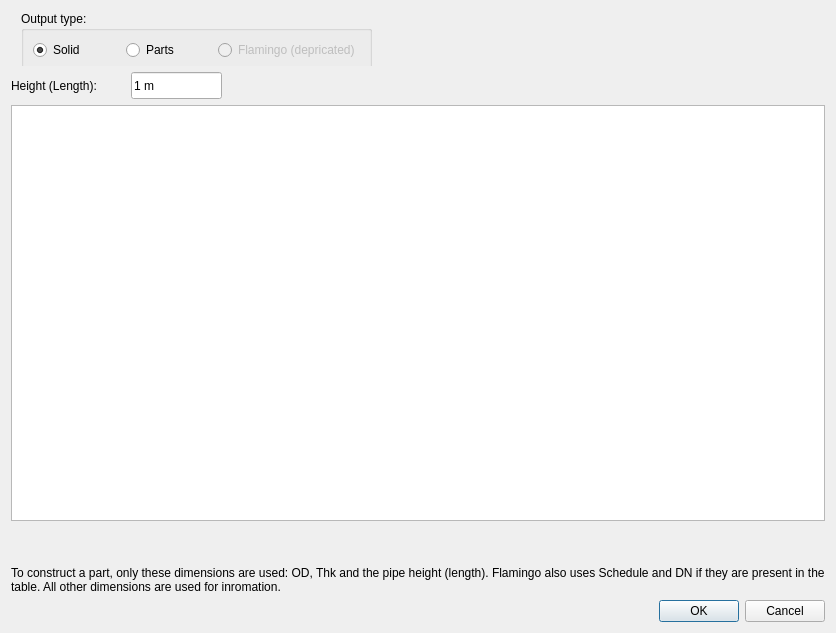
<?xml version="1.0" encoding="UTF-8"?>
<ui version="4.0">
 <class>Dialog</class>
 <widget class="QDialog" name="Dialog">
  <property name="geometry">
   <rect>
    <x>0</x>
    <y>0</y>
    <width>836</width>
    <height>633</height>
   </rect>
  </property>
  <property name="windowTitle">
   <string>Create pipe</string>
  </property>
  <layout class="QVBoxLayout" name="verticalLayout">
   <item>
    <widget class="QWidget" name="horizontalWidget" native="true">
     <property name="minimumSize">
      <size>
       <width>0</width>
       <height>55</height>
      </size>
     </property>
     <property name="layoutDirection">
      <enum>Qt::LeftToRight</enum>
     </property>
     <widget class="QGroupBox" name="groupBox">
      <property name="geometry">
       <rect>
        <x>10</x>
        <y>0</y>
        <width>351</width>
        <height>61</height>
       </rect>
      </property>
      <property name="title">
       <string>Output type:</string>
      </property>
      <layout class="QHBoxLayout" name="horizontalLayout">
       <item>
        <widget class="QRadioButton" name="radioButtonSolid">
         <property name="enabled">
          <bool>true</bool>
         </property>
         <property name="text">
          <string>Solid</string>
         </property>
         <property name="checked">
          <bool>true</bool>
         </property>
        </widget>
       </item>
       <item>
        <widget class="QRadioButton" name="radioButtonParts">
         <property name="text">
          <string>Parts</string>
         </property>
        </widget>
       </item>
       <item>
        <widget class="QRadioButton" name="radioButtonFlamingo">
         <property name="enabled">
          <bool>false</bool>
         </property>
         <property name="text">
          <string>Flamingo (depricated)</string>
         </property>
         <property name="checked">
          <bool>false</bool>
         </property>
        </widget>
       </item>
      </layout>
     </widget>
    </widget>
   </item>
   <item>
    <widget class="QWidget" name="widgetHeight" native="true">
     <property name="minimumSize">
      <size>
       <width>0</width>
       <height>27</height>
      </size>
     </property>
     <widget class="QLabel" name="labelHeight">
      <property name="geometry">
       <rect>
        <x>0</x>
        <y>0</y>
        <width>121</width>
        <height>27</height>
       </rect>
      </property>
      <property name="sizePolicy">
       <sizepolicy hsizetype="Minimum" vsizetype="Minimum">
        <horstretch>0</horstretch>
        <verstretch>0</verstretch>
       </sizepolicy>
      </property>
      <property name="minimumSize">
       <size>
        <width>0</width>
        <height>27</height>
       </size>
      </property>
      <property name="maximumSize">
       <size>
        <width>200</width>
        <height>16777215</height>
       </size>
      </property>
      <property name="text">
       <string>Height (Length):</string>
      </property>
     </widget>
     <widget class="QLineEdit" name="lineEditLength">
      <property name="geometry">
       <rect>
        <x>120</x>
        <y>0</y>
        <width>91</width>
        <height>27</height>
       </rect>
      </property>
      <property name="text">
       <string>1 m</string>
      </property>
     </widget>
    </widget>
   </item>
   <item>
    <layout class="QVBoxLayout" name="verticalLayoutWithTable">
     <property name="bottomMargin">
      <number>19</number>
     </property>
     <item>
      <widget class="QTableView" name="tableViewParts">
       <property name="selectionMode">
        <enum>QAbstractItemView::SingleSelection</enum>
       </property>
       <property name="selectionBehavior">
        <enum>QAbstractItemView::SelectRows</enum>
       </property>
      </widget>
     </item>
     <item>
      <widget class="QLabel" name="labelImage">
       <property name="text">
        <string/>
       </property>
       <property name="pixmap">
        <pixmap>../Resources/images/pipe-dimensions.png</pixmap>
       </property>
       <property name="alignment">
        <set>Qt::AlignCenter</set>
       </property>
      </widget>
     </item>
    </layout>
   </item>
   <item>
    <widget class="QLabel" name="labelExplanation">
     <property name="text">
      <string>&lt;html&gt;&lt;head/&gt;&lt;body&gt;&lt;p&gt;To construct a part, only these dimensions are used: OD, Thk and the pipe height (length). Flamingo also uses Schedule and DN if they are present in the table. All other dimensions are used for inromation.&lt;/p&gt;&lt;/body&gt;&lt;/html&gt;</string>
     </property>
     <property name="textFormat">
      <enum>Qt::AutoText</enum>
     </property>
     <property name="wordWrap">
      <bool>true</bool>
     </property>
    </widget>
   </item>
   <item>
    <widget class="QDialogButtonBox" name="buttonBox">
     <property name="orientation">
      <enum>Qt::Horizontal</enum>
     </property>
     <property name="standardButtons">
      <set>QDialogButtonBox::Cancel|QDialogButtonBox::Ok</set>
     </property>
    </widget>
   </item>
  </layout>
 </widget>
 <tabstops>
  <tabstop>radioButtonSolid</tabstop>
  <tabstop>radioButtonFlamingo</tabstop>
  <tabstop>lineEditLength</tabstop>
  <tabstop>buttonBox</tabstop>
 </tabstops>
 <resources/>
 <connections>
  <connection>
   <sender>buttonBox</sender>
   <signal>accepted()</signal>
   <receiver>Dialog</receiver>
   <slot>accept()</slot>
   <hints>
    <hint type="sourcelabel">
     <x>248</x>
     <y>254</y>
    </hint>
    <hint type="destinationlabel">
     <x>157</x>
     <y>274</y>
    </hint>
   </hints>
  </connection>
  <connection>
   <sender>buttonBox</sender>
   <signal>rejected()</signal>
   <receiver>Dialog</receiver>
   <slot>reject()</slot>
   <hints>
    <hint type="sourcelabel">
     <x>316</x>
     <y>260</y>
    </hint>
    <hint type="destinationlabel">
     <x>286</x>
     <y>274</y>
    </hint>
   </hints>
  </connection>
 </connections>
</ui>
